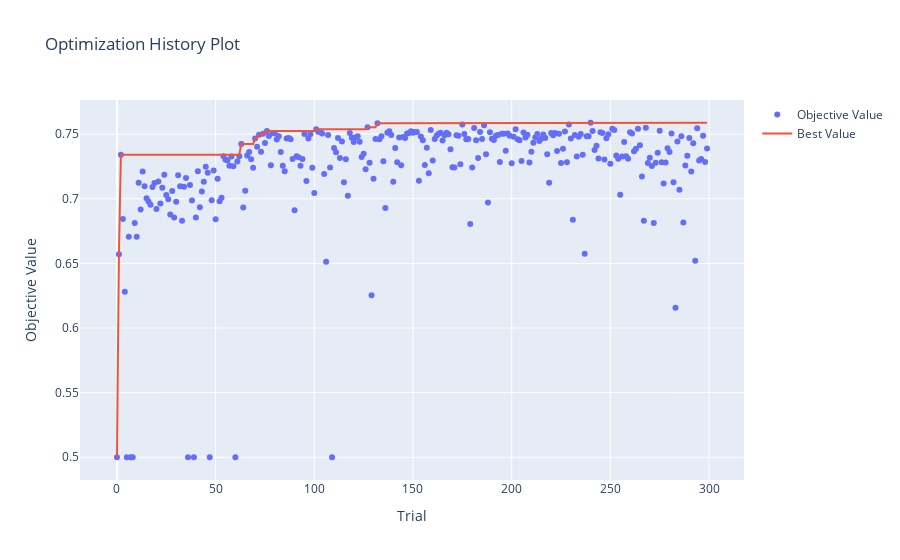

The notebook cell this image was saved under:
### Markdown cell above
#### Visualización de los trials

### Code cell
plot_optimization_history(study)

### Figure 1 — Plotly figure (JSON) as saved in the notebook; plotly's stock layout.template omitted (floating-point values rounded to 4 significant figures; data arrays with more than 128 entries replaced by an {"elided": "..."} marker saying what was removed)
{"data": [{"mode": "markers", "name": "Objective Value", "type": "scatter", "x": {"elided": "300 int values"}, "y": {"elided": "300 float values"}}, {"mode": "lines", "name": "Best Value", "type": "scatter", "x": {"elided": "300 int values"}, "y": {"elided": "300 float values"}}, {"marker": {"color": "#cccccc"}, "mode": "markers", "name": "Infeasible Trial", "showlegend": false, "type": "scatter", "x": [], "y": []}], "layout": {"title": {"text": "Optimization History Plot"}, "xaxis": {"title": {"text": "Trial"}}, "yaxis": {"title": {"text": "Objective Value"}}}}
